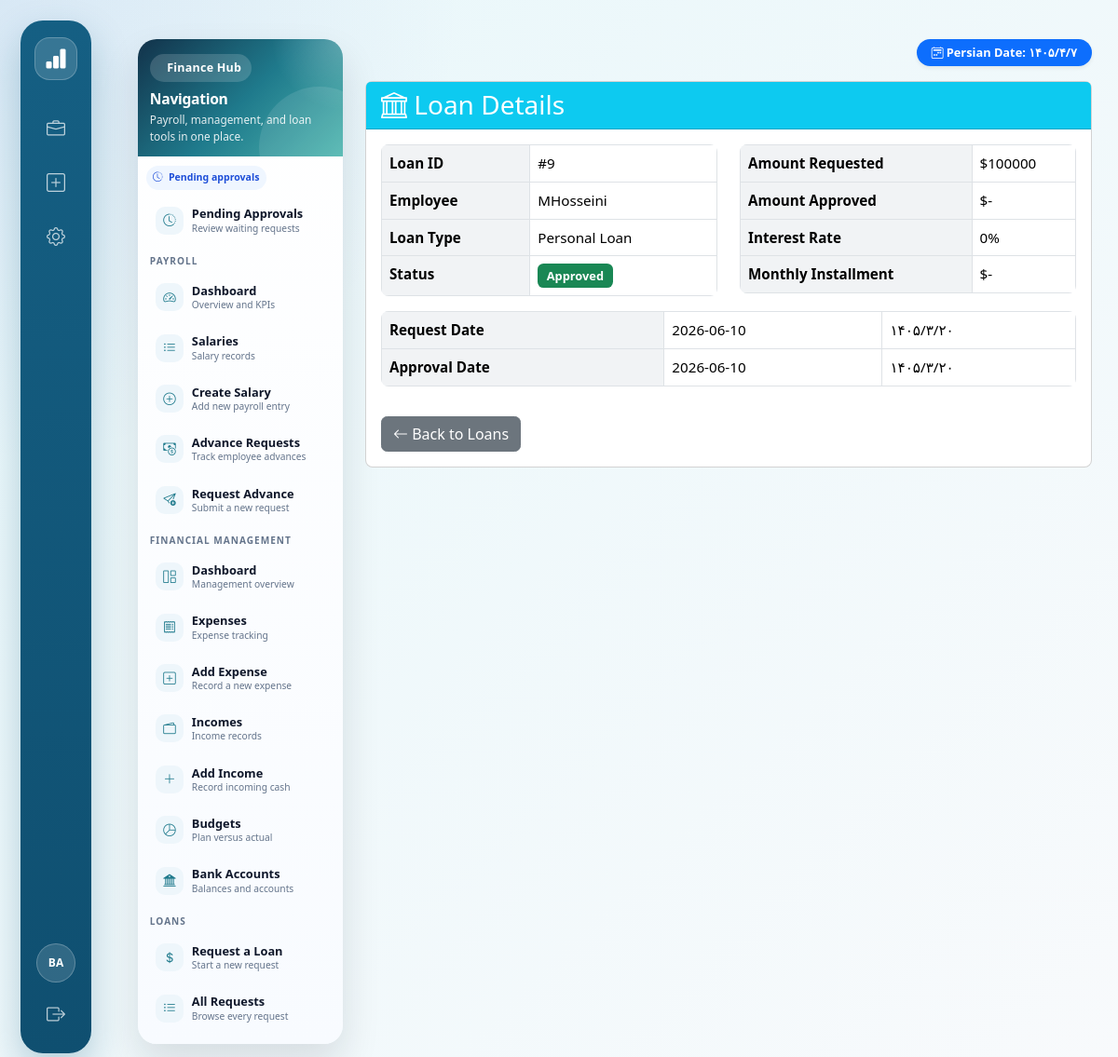
/finance/loans/detail/9/ (signed in), run on the app's committed database.
### finance/models.py (models this page shows, shortened)
class Loan(models.Model):
    LOAN_TYPES = [
        ('personal', 'Personal Loan'),
        ('emergency', 'Emergency Loan'),
        ('housing', 'Housing Loan'),
        ('education', 'Education Loan'),
        ('vehicle', 'Vehicle Loan'),
        ('other', 'Other'),
    ]
    STATUS_CHOICES = [
        ('pending', 'Pending Approval'),
        ('approved', 'Approved'),
        ('rejected', 'Rejected'),
        ('disbursed', 'Disbursed'),
        ('repaid', 'Fully Repaid'),
    ]
    employee = models.ForeignKey(Employee, on_delete=models.CASCADE, related_name='loan_requests')
    loan_type = models.CharField(max_length=20, choices=LOAN_TYPES, default='personal')
    amount_requested = models.DecimalField(max_digits=15, decimal_places=0, help_text="Requested loan amount")
    amount_approved = models.DecimalField(max_digits=15, decimal_places=0, null=True, blank=True, help_text="Approved loan amount")
    reason = models.TextField(help_text="Reason for loan request")
    interest_rate = models.DecimalField(max_digits=5, decimal_places=2, default=0, help_text="Annual interest rate %")
    tenure_months = models.IntegerField(default=12, help_text="Loan repayment period in months")
    monthly_installment = models.DecimalField(max_digits=15, decimal_places=0, default=0, help_text="Calculated monthly payment")
    total_repayment = models.DecimalField(max_digits=15, decimal_places=0, default=0, help_text="Total amount to repay")
    request_date = models.DateField(default=timezone.now, help_text="Date of request")
    approval_date = models.DateField(null=True, blank=True)
    disbursement_date = models.DateField(null=True, blank=True)
    first_payment_date = models.DateField(null=True, blank=True)
    status = models.CharField(max_length=20, choices=STATUS_CHOICES, default='pending')
    approved_by = models.ForeignKey(User, on_delete=models.SET_NULL, null=True, blank=True, related_name='approved_loans')
    comments = models.TextField(blank=True, help_text="Admin comments")
    created_at = models.DateTimeField(default=timezone.now)
    updated_at = models.DateTimeField(auto_now=True)
    class Meta:
        ordering = ['-request_date']

class Employee(models.Model):
    EMPLOYMENT_TYPES = [
        ('full_time', 'Full Time'),
        ('part_time', 'Part Time'),
        ('contract', 'Contract'),
        ('intern', 'Intern'),
    ]
    user = models.OneToOneField(User, on_delete=models.CASCADE, related_name='employee_profile')
    employee_code = models.CharField(max_length=50, unique=True, blank=True)
    department = models.CharField(max_length=100, blank=True)
    position = models.CharField(max_length=100, blank=True)
    hire_date = models.DateField(default=timezone.now)
    employment_type = models.CharField(max_length=20, choices=EMPLOYMENT_TYPES, default='full_time')
    is_active = models.BooleanField(default=True)
    phone = models.CharField(max_length=20, blank=True)
    emergency_contact = models.CharField(max_length=100, blank=True)
    emergency_phone = models.CharField(max_length=20, blank=True)
    bank_name = models.CharField(max_length=100, blank=True)
    bank_account = models.CharField(max_length=50, blank=True)
    created_at = models.DateTimeField(default=timezone.now)
    updated_at = models.DateTimeField(auto_now=True)
    class Meta:
        ordering = ['user__username']

### finance/views.py (the view)
# urls.py: path('loans/detail/<int:pk>/', views.loan_detail, name='loan_detail'),
@login_required
def loan_detail(request, pk):
    loan = get_object_or_404(Loan, pk=pk)
    return render(request, 'finance/loans/loan_detail.html', {'loan': loan})

### core/context_processors.py (called while the page is built)
def unread_letter_count(request):
    if request.user.is_authenticated:
        try:
            from internal_letter.models import InternalLetter, LetterStatus
            unread_count = InternalLetter.objects.filter(
                recipient=request.user,
                status=LetterStatus.SENT
            ).exclude(read_by=request.user).count()
            return {'unread_letter_count': unread_count}
        except (ImportError, Exception):
            return {'unread_letter_count': 0}
    return {'unread_letter_count': 0}

### core/templatetags/persian_calendar.py (called while the page is built)
def to_persian_number(num):
    return ''.join(PERSIAN_DIGITS.get(c, c) for c in str(num))

def gregorian_to_persian(year, month, day):
    persian_year = year - 621
    month_days = [31, 28, 31, 30, 31, 30, 31, 31, 30, 31, 30, 31]
    day_of_year = sum(month_days[:month-1]) + day
    if month > 2 and ((year % 4 == 0 and year % 100 != 0) or (year % 400 == 0)):
        day_of_year += 1
    persian_day_of_year = day_of_year - 79
    if persian_day_of_year <= 0:
        persian_year -= 1
        persian_day_of_year += 366
    persian_month_days = [31, 31, 31, 31, 31, 31, 30, 30, 30, 30, 30, 29]
    persian_month = 1
    for days_in_month in persian_month_days:
        if persian_day_of_year <= days_in_month:
            break
        persian_day_of_year -= days_in_month
        persian_month += 1
    return {
        'year': persian_year,
        'month': persian_month,
        'day': persian_day_of_year
    }

@register.filter
@stringfilter
def to_persian_date(value):
    if not value:
        return ''
    try:
        if isinstance(value, str):
            if ' ' in value:
                value = value.split(' ')[0]
            year, month, day = map(int, value.split('-'))
        elif isinstance(value, datetime.date):
            year, month, day = value.year, value.month, value.day
        else:
            return value
        persian = gregorian_to_persian(year, month, day)
        return f"{to_persian_number(persian['year'])}/{to_persian_number(persian['month'])}/{to_persian_number(persian['day'])}"
    except:
        return value

@register.simple_tag
def persian_today():
    today = datetime.date.today()
    persian = gregorian_to_persian(today.year, today.month, today.day)
    return f"{to_persian_number(persian['year'])}/{to_persian_number(persian['month'])}/{to_persian_number(persian['day'])}"

### finance/templates/finance/loans/loan_detail.html (shortened to what this page needs)
{% extends "finance/finance_base.html" %}
{% load persian_calendar %}
{% block finance_content %}
<div class="card">
    <div class="card-header bg-info text-white">
        <h3 class="mb-0"><i class="bi bi-bank"></i> Loan Details</h3>
    </div>
    <div class="card-body">
        <div class="row">
            <div class="col-md-6">
                <table class="table table-bordered">
                    <tr>
                        <th>Loan ID</th>
                        <td>#{{ loan.id }}</td>
                    </tr>
                    <tr>
                        <th>Employee</th>
                        <td>{{ loan.employee.user.get_full_name|default:loan.employee.user.username }}</td>
                    </tr>
                    <tr>
                        <th>Loan Type</th>
                        <td>{{ loan.get_loan_type_display }}</td>
                    </tr>
                    <tr>
                        <th>Status</th>
                        <td>
                            {% if loan.status == 'pending' %}
                                <span class="badge bg-warning">Pending</span>
                            {% elif loan.status == 'approved' %}
                                <span class="badge bg-success">Approved</span>
                            {% elif loan.status == 'rejected' %}
                                <span class="badge bg-danger">Rejected</span>
                            {% else %}
                                <span class="badge bg-info">{{ loan.status|title }}</span>
                            {% endif %}
                        </td>
                    </tr>
                </table>
            </div>
            <div class="col-md-6">
                <table class="table table-bordered">
                    <tr>
                        <th>Amount Requested</th>
                        <td>${{ loan.amount_requested|floatformat:0 }}</td>
                    </tr>
                    <tr>
                        <th>Amount Approved</th>
                        <td>${{ loan.amount_approved|floatformat:0|default:"-" }}</td>
                    </tr>
                    <tr>
                        <th>Interest Rate</th>
                        <td>{{ loan.interest_rate|default:"0" }}%</td>
                    </tr>
                    <tr>
                        <th>Monthly Installment</th>
                        <td>${{ monthly_payment|floatformat:0|default:"-" }}</td>
                    </tr>
                </table>
            </div>
        </div>
        <div class="row">
            <div class="col-12">
                <table class="table table-bordered">
                    <tr>
                        <th>Request Date</th>
                        <td>{{ loan.request_date|date:"Y-m-d" }}</td>
                        <td>{{ loan.request_date|date:"Y-m-d"|to_persian_date }}</td>
                    </tr>
                    {% if loan.approval_date %}
                    <tr>
                        <th>Approval Date</th>
                        <td>{{ loan.approval_date|date:"Y-m-d" }}</td>
                        <td>{{ loan.approval_date|date:"Y-m-d"|to_persian_date }}</td>
                    </tr>
                    {% endif %}
                </table>
            </div>
        </div>
        <div class="mt-3">
            <a href="{% url 'finance:loan_list' %}" class="btn btn-secondary">
                <i class="bi bi-arrow-left"></i> Back to Loans
            </a>
        </div>
    </div>
</div>
{% endblock %}

### companycrm/1/companycrm/core/templates/base.html (shortened to what this page needs)
{% load static %}
<!DOCTYPE html>
<html lang="en" data-bs-theme="light">
  <head>
    <link href="https://cdn.jsdelivr.net/npm/bootstrap@5.3.3/dist/css/bootstrap.min.css"
          rel="stylesheet" />
    <link href="https://cdn.jsdelivr.net/npm/bootstrap-icons@1.11.3/font/bootstrap-icons.css"
          rel="stylesheet" />
    <link href="{% static 'css/custom.css' %}" rel="stylesheet" />
    <link rel="stylesheet" href="{% static 'css/custom.css' %}?v=2">
  </head>
  <body>
    <div class="app-shell">
      <aside class="app-sidebar">
        <a class="sidebar-brand" href="{% url 'home' %}" title="ATO CRM">
          <i class="bi bi-bar-chart-fill"></i>
        </a>
        <nav class="sidebar-nav">
          <a class="sidebar-link {% if request.path == '/' or request.path|slice:':10' == '/requests/' %}active{% endif %}"
             href="{% url 'request_list' %}"
             title="Requests">
            <i class="bi bi-briefcase"></i>
          </a>
          <a class="sidebar-link {% if request.path == '/requests/new/' %}active{% endif %}"
             href="{% url 'request_new_hub' %}"
             title="New Request">
            <i class="bi bi-plus-square"></i>
          </a>
          {% if user.is_authenticated %}
            <a class="sidebar-link" href="/admin/" title="Admin">
              <i class="bi bi-gear"></i>
            </a>
          {% endif %}
        </nav>
        <div class="sidebar-bottom">
          {% if user.is_authenticated %}
            <div class="user-circle" title="{{ user.get_username }}">{{ user.get_username|slice:":2"|upper }}</div>
            <form method="post" action="{% url 'logout' %}">
              <button class="sidebar-logout" type="submit" title="Logout">
                <i class="bi bi-box-arrow-right"></i>
              </button>
            </form>
          {% else %}
            <a class="sidebar-link" href="{% url 'login' %}" title="Login">
              <i class="bi bi-box-arrow-in-right"></i>
            </a>
          {% endif %}
        </div>
      </aside>
      <div class="app-main">
        <main class="{% block container_class %}{% endblock %}">
          {% block content %}{% endblock %}
        </main>
      </div>
    </div>
  </body>
</html>

### static/css/custom.css (style rules this page uses)
body { background-color: #f8f9fa; font-family: "Segoe UI", Roboto, Arial, sans-serif; font-size: 0.95rem; color: #333; }
.card { border-radius: 0.5rem; }
.table { border-radius: 0.5rem; overflow: hidden; }
.table th { background-color: #f1f3f5; font-weight: 600; }
.btn { border-radius: 0.4rem; font-weight: 500; }
.btn-secondary { background-color: #6c757d; }
.badge { font-size: 0.8rem; padding: 0.5em 0.75em; border-radius: 0.4rem; }

### companycrm/1/companycrm/core/templates/base.html (style rules this page uses)
:root { --persian-blue: #1C39BB; --sidebar-blue: #155f83; --sidebar-blue-dark: #0f4f70; --sidebar-active-bg: #ffffff; --crm-bg: #eef7f9; --crm-text: #111827; --crm-muted: #6b7280; --crm-border: #e5e7eb; }
body { margin: 0; background: radial-gradient(circle at top left, rgba(28, 57, 187, 0.08), transparent 30%), linear-gradient(135deg, #e8f7fa 0%, #f8fafc 100%); color: var(--crm-text); }
.app-shell { min-height: 100vh; display: flex; }
.app-sidebar { position: fixed; left: 22px; top: 22px; bottom: 22px; width: 76px; background: linear-gradient(180deg, var(--sidebar-blue) 0%, var(--sidebar-blue-dark) 100%); border-radius: 24px; box-shadow: 0 18px 40px rgba(15, 95, 131, 0.28); z-index: 1000; display: flex; flex-direction: column; align-items: center; padding: 18px 10px; }
.sidebar-brand { width: 46px; height: 46px; border-radius: 16px; background: rgba(255, 255, 255, 0.15); border: 1px solid rgba(255, 255, 255, 0.22); color: #ffffff; display: flex; align-items: center; justify-content: center; font-size: 24px; margin-bottom: 28px; text-decoration: none; }
.sidebar-nav { width: 100%; display: flex; flex-direction: column; gap: 10px; align-items: center; }
.sidebar-link { width: 48px; height: 48px; border-radius: 16px; color: rgba(255, 255, 255, 0.72); display: flex; align-items: center; justify-content: center; font-size: 20px; text-decoration: none; transition: all 0.18s ease; border: 0; }
.sidebar-bottom { margin-top: auto; width: 100%; display: flex; flex-direction: column; gap: 10px; align-items: center; }
.user-circle { width: 42px; height: 42px; border-radius: 50%; background: rgba(255, 255, 255, 0.14); border: 1px solid rgba(255, 255, 255, 0.24); color: #ffffff; display: flex; align-items: center; justify-content: center; font-size: 12px; font-weight: 800; }
.sidebar-logout { border: 0; background: transparent; color: rgba(255, 255, 255, 0.72); width: 48px; height: 48px; border-radius: 16px; font-size: 20px; transition: all 0.18s ease; }
.app-main { width: 100%; margin-left: 120px; padding: 24px 28px 32px; }

### data on the page
Loan: id "9", employee.user.get_full_name "MHosseini", loan_type "Personal Loan", amount_requested "100000", amount_approved "-", interest_rate "0", request_date "2026-06-10", request_date|to_persian_date "۱۴۰۵/۳/۲۰", approval_date "2026-06-10", approval_date|to_persian_date "۱۴۰۵/۳/۲۰"

### other printed values
{{ user.get_username|slice:":2"|upper }} "BA"
{{ monthly_payment|floatformat:0|default:"-" }} "-"
